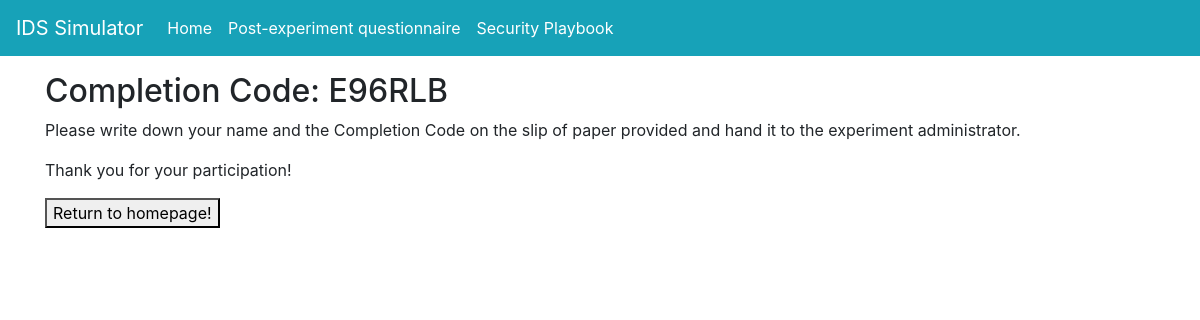
/completion (signed in), run on an earlier commit of the app's database.
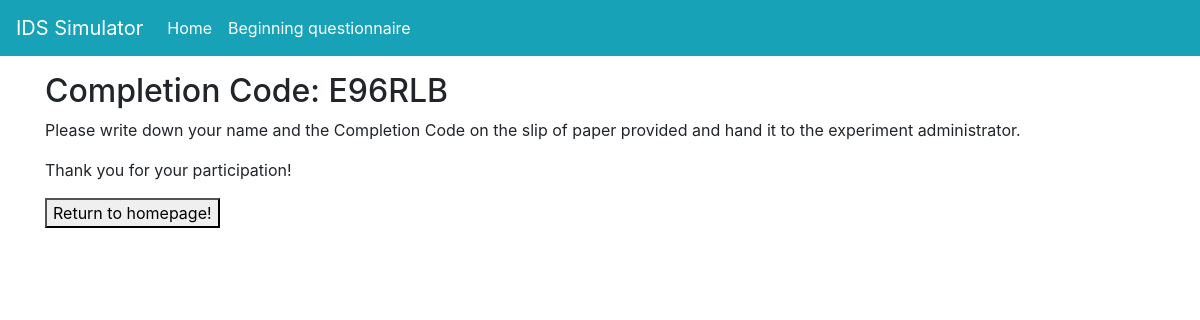
And on a later commit of the database.
### models.py (models this page shows, shortened)
class User(db.Model, UserMixin):
    id = db.Column(db.Integer, primary_key=True)
    username = db.Column(db.String(50), unique=True)
    group = db.Column(db.Integer())
    time_begin = db.Column(db.DateTime)
    time_end = db.Column(db.DateTime)
    events = db.Column(db.String(256))
    questionnaire_complete = db.Column(db.Boolean)
    training_complete = db.Column(db.Boolean)
    experiment_complete = db.Column(db.Boolean)
    survey_complete = db.Column(db.Boolean)
    completion_code = db.Column(db.String(6))

### crywolf.py (the view)
@app.route("/completion")
def completion():
    code = current_user.completion_code
    return render_template('completion.html', code=code)

### crywolf.py (called while the page is built)
@login_manager.user_loader
def load_user(user_id):
    return models.User.query.get(user_id)

### templates/completion.html (shortened to what this page needs)
{% extends "base.html" %}
{% block content %}
    <article>
        <h2>Completion Code: {{ code }}</h2>
        <p>Please write down your name and the Completion Code on the slip of paper provided and hand it to the experiment administrator.</p>
    </article>
    <aside>
        <p>Thank you for your participation!</p>
        <button type="submit" onclick="location.href='{{ url_for('index') }}';">Return to homepage!</button>
    </aside>
{% endblock %}

### templates/base.html (shortened to what this page needs)
<!doctype html>
<html lang="e">
<head>
    <link rel="stylesheet" href="https://stackpath.bootstrapcdn.com/bootstrap/4.3.1/css/bootstrap.min.css"
>
    <link rel="stylesheet" href="../static/css/crywolf.css">
</head>
<body>
    <div>
        <nav class="navbar navbar-expand-sm navbar-dark bg-info">
            <a class="navbar-brand" href="/">IDS Simulator</a>
            <div class="collapse navbar-collapse" id="navbarSupportedContent">
                <ul class="navbar-nav mr-auto">
                    {% if current_user.is_authenticated %}
                    <li class="nav-item"><a class="nav-link" href={{ url_for('intro') }}>Home</a></li>
                    {% endif %}
                    {% if current_user.is_authenticated and current_user.questionnaire_complete == False %}
                    <li class="nav-item"><a class="nav-link" href={{ url_for('prequestionnaire')}}>Beginning
                            questionnaire</a></li>
                    {% endif %}
                    {% if current_user.is_authenticated and current_user.experiment_complete == True and current_user.survey_complete == False %}
                    <li class="nav-item"><a class="nav-link" href={{ url_for('postsurvey') }}>Post-experiment
                            questionnaire</a></li>
                    {% endif %}
                    {% if current_user.is_authenticated and current_user.questionnaire_complete == True and current_user.survey_complete == False %}
                    <li class="nav-item"><a class="nav-link" href={{ url_for('reference') }}>Security Playbook</a>
                    </li>
                    {% endif %}
                </ul>
            </div>
        </nav>
    </div>
    <div class="container mt-3">
        {% block content %}
        {% endblock %}
    </div>
</body>
</html>

### static/css/crywolf.css (style rules this page uses)
.nav-link { color: white !important; }

### templates/completion.html (style rules this page uses)
button { color: black; }

What changed in the data, as far as the page shows it:
changed User "E96RLB": questionnaire_complete True → False (drawn); experiment_complete True → False (drawn)
Also different on the page:
text no longer shown: "Post-experiment questionnaire Security Playbook"
text now shown: "Beginning questionnaire"
